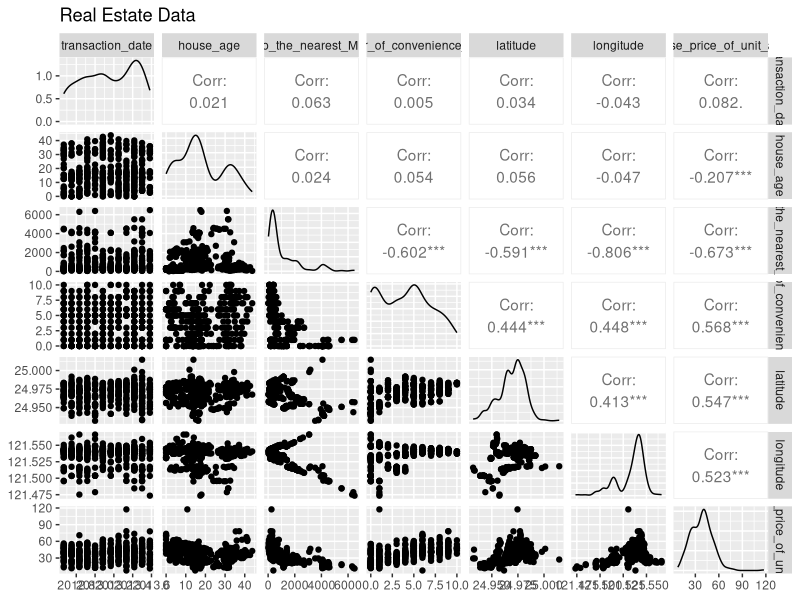
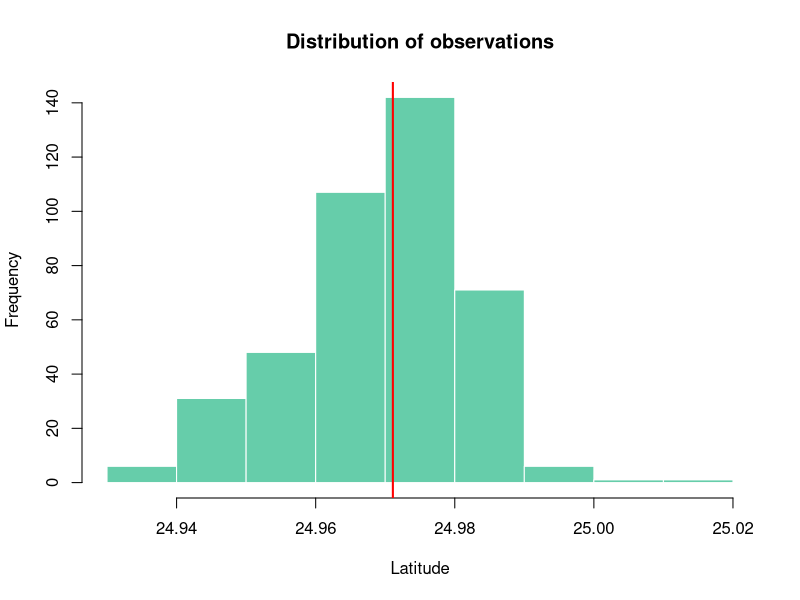
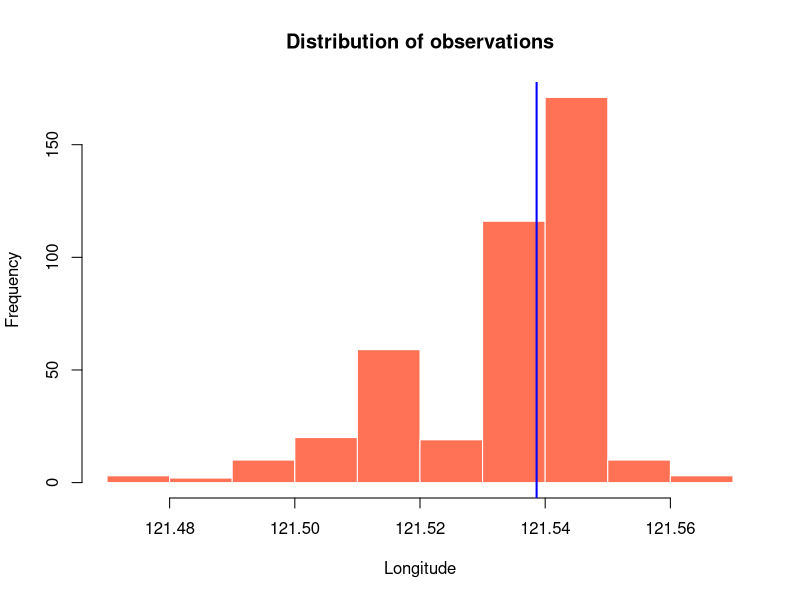
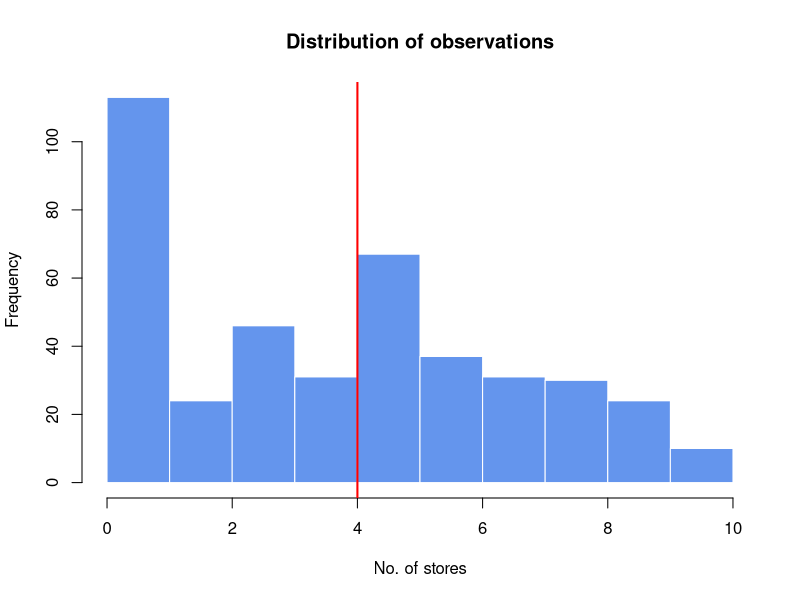
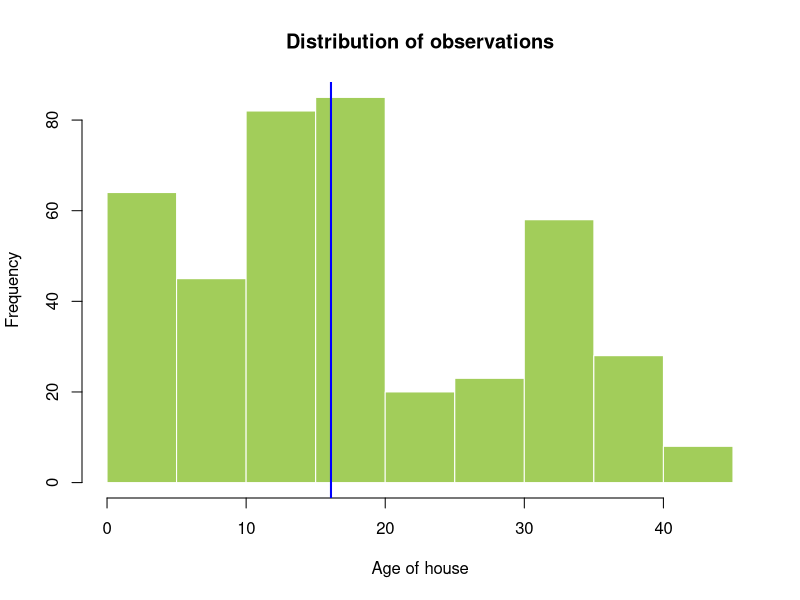
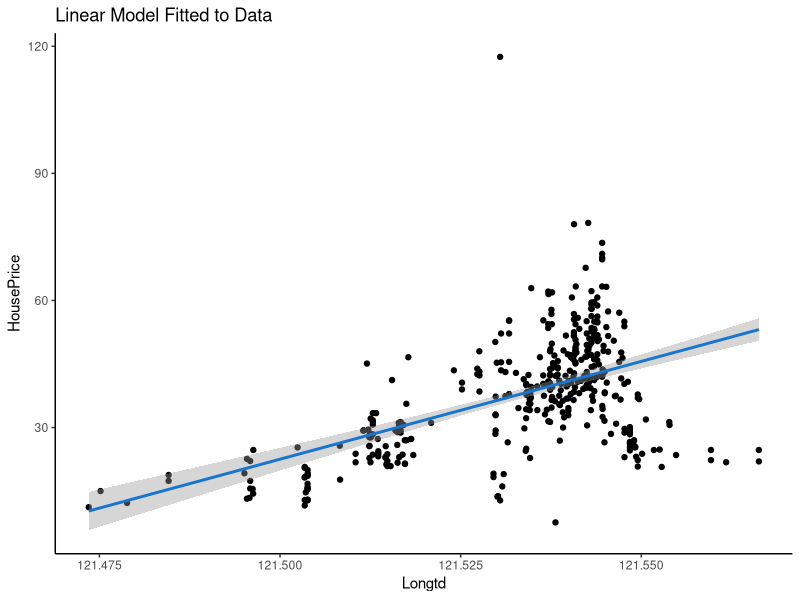
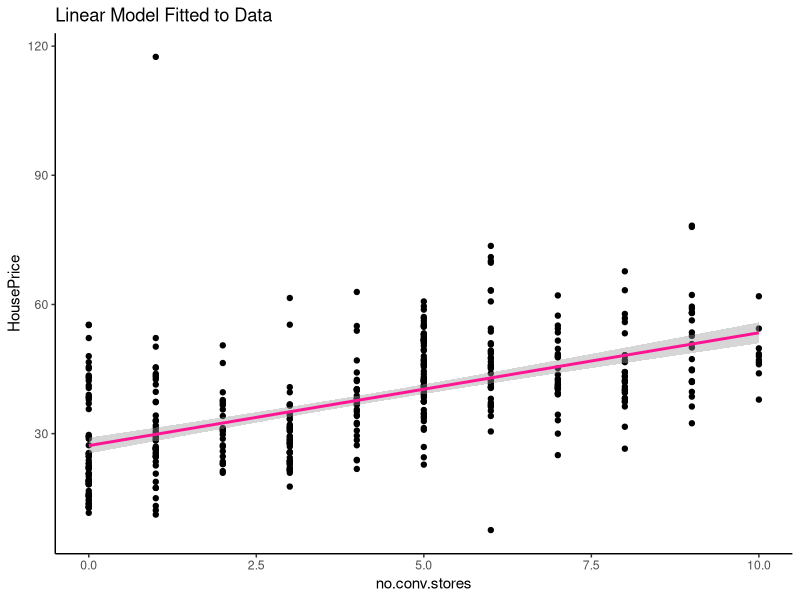
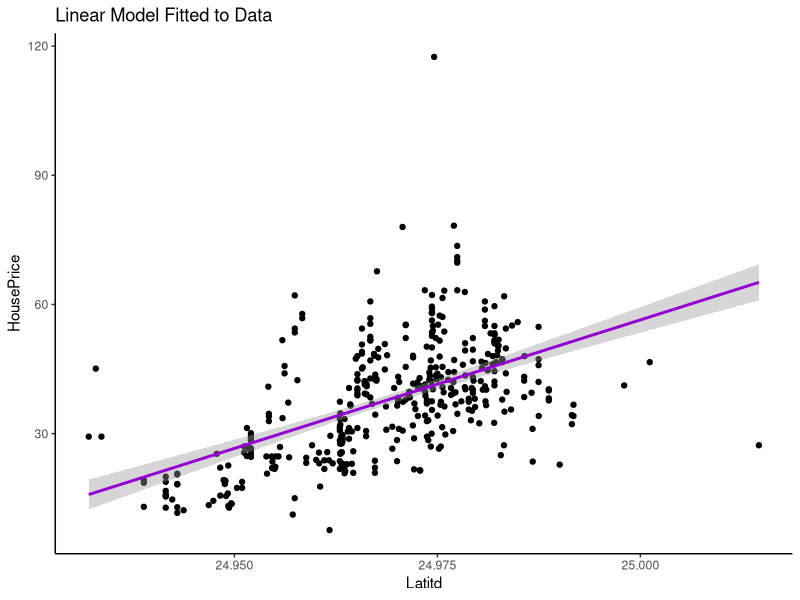

These figures' R source, in order:
library("caret")
library("ggplot2")
library("GGally")
library("scatterplot3d")
setwd("/home/simranh/Desktop/DataSc")
mydata=read.csv(file="real_estate.csv", header=TRUE)

rs_data=data.frame(mydata)
head(rs_data)
any(is.na(rs_data))
any(is.character(rs_data))
summary(rs_data)

Latitd=(rs_data$latitude)
HousePrice=(rs_data$house_price_of_unit_area)
Longtd=(rs_data$longitude)
no.conv.stores=(rs_data$number_of_convenience_stores)
HouseAge=(rs_data$house_age)
ggpairs(data=rs_data, columns = 2:8, title="Real Estate Data")

#graphical analysis
med.Lat=median(Latitd)
med.Long=median(Longtd)
med.conv=median(no.conv.stores)
med.age=median(HouseAge)

hist(Latitd, main="Distribution of observations", xlab="Latitude", col="aquamarine3", border="white")
abline(v=med.Lat, col="red", lwd=2)
hist(Longtd, main="Distribution of observations", xlab="Longitude", col="coral1", border="white")
abline(v=med.Long, col="blue", lwd=2)
hist(no.conv.stores, main="Distribution of observations", xlab="No. of stores", col="cornflowerblue", border="white")
abline(v=med.conv, col="red", lwd=2)
hist(HouseAge, main="Distribution of observations", xlab="Age of house", col="darkolivegreen3", border="white")
abline(v=med.age, col="blue", lwd=2)




ggplot(data = rs_data, aes(x = Longtd , y = HousePrice)) +
  geom_point() +
  stat_smooth(method = "lm", col = "dodgerblue3") +
  theme(panel.background = element_rect(fill = "white"),
        axis.line.x=element_line(),
        axis.line.y=element_line()) +
  ggtitle("Linear Model Fitted to Data")

ggplot(data = rs_data, aes(x = no.conv.stores, y = HousePrice)) +
  geom_point() +
  stat_smooth(method = "lm", col = "deeppink") +
  theme(panel.background = element_rect(fill = "white"),
        axis.line.x=element_line(),
        axis.line.y=element_line()) +
  ggtitle("Linear Model Fitted to Data")

ggplot(data = rs_data, aes(x = Latitd, y = HousePrice)) +
  geom_point() +
  stat_smooth(method = "lm", col = "darkviolet") +
  theme(panel.background = element_rect(fill = "white"),
        axis.line.x=element_line(),
        axis.line.y=element_line()) +
  ggtitle("Linear Model Fitted to Data")

ggplot(data = rs_data, aes(x = HouseAge, y = HousePrice)) +
  geom_point() +
  stat_smooth(method = "lm", col = "darkorange1") +
  theme(panel.background = element_rect(fill = "white"),
        axis.line.x=element_line(),
        axis.line.y=element_line()) +
  ggtitle("Linear Model Fitted to Data")

#splitting the data into training and test sets

trainIndex=createDataPartition(rs_data$No, p=0.7,list=FALSE)
training=rs_data[trainIndex,]
testing=rs_data[-trainIndex,]

linearMod=lm(HousePrice ~ I(Longtd^2)+ I(Latitd^3)+I(no.conv.stores^5), data=training)


plot( Longtd,HousePrice, main='Linear regression',col="deepskyblue4",pch=19)
lines(smooth.spline(Longtd,predict(linearMod)), col='red', lwd='5')    #to add the regression line to the plot

plot(no.conv.stores,HousePrice, main='Linear regression',col='deepskyblue4',pch=19)
lines(smooth.spline(no.conv.stores,predict(linearMod)), col='green', lwd='5')

plot(Latitd,HousePrice, main='Linear regression',col='deepskyblue4',pch=19)
lines(smooth.spline(Latitd,predict(linearMod)), col='coral', lwd='5')   

plot(HouseAge,HousePrice, main='Linear regression',col='deepskyblue4',pch=19)
lines(smooth.spline(HouseAge,predict(linearMod)), col='darkgoldenrod1', lwd='5')    


summary(linearMod)

ggplot(data=rs_data,aes(linearMod$residuals))+
geom_histogram(binwidth=3,color="white", fill="hotpink")+
theme(panel.background = element_rect(fill = "white"),
axis.line.x=element_line(),
axis.line.y=element_line()) +
ggtitle("Histogram for Model Residuals")



pred=predict(linearMod,testing)
head(pred)
actual_pred=data.frame(cbind(actuals=testing$house_price_of_unit_area,predicteds=pred))

min_max_accuracy= mean(apply(actual_pred,1,min)/apply(actual_pred,1,max))
min_max_accuracy

MAPE=mean(abs((actual_pred$predicteds - actual_pred$actuals)) / actual_pred$actuals)
MAPE    #mean absolute percentage error
